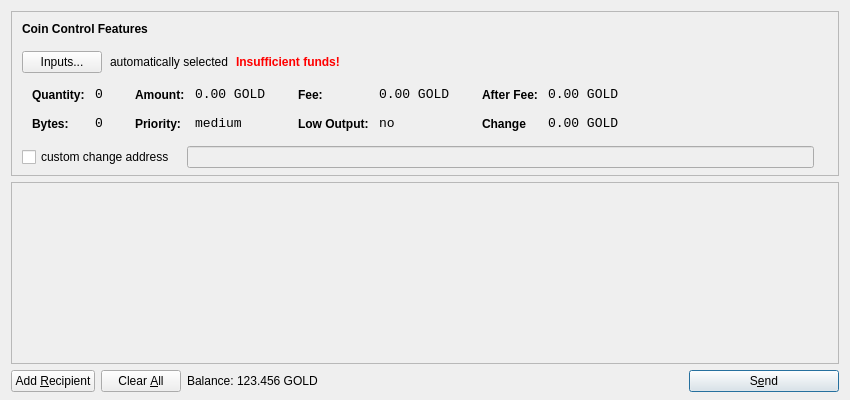
<?xml version="1.0" encoding="UTF-8"?>
<ui version="4.0">
 <class>SendCoinsDialog</class>
 <widget class="QDialog" name="SendCoinsDialog">
  <property name="geometry">
   <rect>
    <x>0</x>
    <y>0</y>
    <width>850</width>
    <height>400</height>
   </rect>
  </property>
  <property name="windowTitle">
   <string>Send Coins</string>
  </property>
  <layout class="QVBoxLayout" name="verticalLayout" stretch="0,1,0">
   <property name="bottomMargin">
    <number>8</number>
   </property>
   <item>
    <widget class="QFrame" name="frameCoinControl">
     <property name="sizePolicy">
      <sizepolicy hsizetype="Expanding" vsizetype="Expanding">
       <horstretch>0</horstretch>
       <verstretch>0</verstretch>
      </sizepolicy>
     </property>
     <property name="maximumSize">
      <size>
       <width>16777215</width>
       <height>16777215</height>
      </size>
     </property>
     <property name="frameShape">
      <enum>QFrame::StyledPanel</enum>
     </property>
     <property name="frameShadow">
      <enum>QFrame::Sunken</enum>
     </property>
     <layout class="QVBoxLayout" name="verticalLayoutCoinControl2">
      <property name="spacing">
       <number>-1</number>
      </property>
      <property name="leftMargin">
       <number>0</number>
      </property>
      <property name="topMargin">
       <number>0</number>
      </property>
      <property name="rightMargin">
       <number>0</number>
      </property>
      <property name="bottomMargin">
       <number>6</number>
      </property>
      <item>
       <layout class="QVBoxLayout" name="verticalLayoutCoinControl" stretch="0,0,0,0,1">
        <property name="spacing">
         <number>0</number>
        </property>
        <property name="leftMargin">
         <number>10</number>
        </property>
        <property name="topMargin">
         <number>10</number>
        </property>
        <item>
         <layout class="QHBoxLayout" name="horizontalLayoutCoinControl1">
          <property name="bottomMargin">
           <number>15</number>
          </property>
          <item>
           <widget class="QLabel" name="labelCoinControlFeatures">
            <property name="sizePolicy">
             <sizepolicy hsizetype="Preferred" vsizetype="Maximum">
              <horstretch>0</horstretch>
              <verstretch>0</verstretch>
             </sizepolicy>
            </property>
            <property name="font">
             <font>
              <weight>75</weight>
              <bold>true</bold>
             </font>
            </property>
            <property name="styleSheet">
             <string notr="true">font-weight:bold;</string>
            </property>
            <property name="text">
             <string>Coin Control Features</string>
            </property>
           </widget>
          </item>
         </layout>
        </item>
        <item>
         <layout class="QHBoxLayout" name="horizontalLayoutCoinControl2" stretch="0,0,0,0">
          <property name="spacing">
           <number>8</number>
          </property>
          <property name="bottomMargin">
           <number>10</number>
          </property>
          <item>
           <widget class="QPushButton" name="pushButtonCoinControl">
            <property name="styleSheet">
             <string notr="true"/>
            </property>
            <property name="text">
             <string>Inputs...</string>
            </property>
           </widget>
          </item>
          <item>
           <widget class="QLabel" name="labelCoinControlAutomaticallySelected">
            <property name="text">
             <string>automatically selected</string>
            </property>
            <property name="margin">
             <number>5</number>
            </property>
           </widget>
          </item>
          <item>
           <widget class="QLabel" name="labelCoinControlInsuffFunds">
            <property name="font">
             <font>
              <weight>75</weight>
              <bold>true</bold>
             </font>
            </property>
            <property name="styleSheet">
             <string notr="true">color:red;font-weight:bold;</string>
            </property>
            <property name="text">
             <string>Insufficient funds!</string>
            </property>
            <property name="margin">
             <number>5</number>
            </property>
           </widget>
          </item>
          <item>
           <spacer name="horizontalSpacerCoinControl">
            <property name="orientation">
             <enum>Qt::Horizontal</enum>
            </property>
            <property name="sizeHint" stdset="0">
             <size>
              <width>40</width>
              <height>1</height>
             </size>
            </property>
           </spacer>
          </item>
         </layout>
        </item>
        <item>
         <widget class="QWidget" name="widgetCoinControl" native="true">
          <property name="sizePolicy">
           <sizepolicy hsizetype="Preferred" vsizetype="Preferred">
            <horstretch>0</horstretch>
            <verstretch>0</verstretch>
           </sizepolicy>
          </property>
          <property name="minimumSize">
           <size>
            <width>0</width>
            <height>0</height>
           </size>
          </property>
          <property name="styleSheet">
           <string notr="true"/>
          </property>
          <layout class="QHBoxLayout" name="horizontalLayoutCoinControl5">
           <property name="margin">
            <number>0</number>
           </property>
           <item>
            <layout class="QHBoxLayout" name="horizontalLayoutCoinControl3" stretch="0,0,0,1">
             <property name="spacing">
              <number>20</number>
             </property>
             <property name="topMargin">
              <number>0</number>
             </property>
             <property name="bottomMargin">
              <number>10</number>
             </property>
             <item>
              <layout class="QFormLayout" name="formLayoutCoinControl1">
               <property name="horizontalSpacing">
                <number>10</number>
               </property>
               <property name="verticalSpacing">
                <number>14</number>
               </property>
               <property name="leftMargin">
                <number>10</number>
               </property>
               <property name="topMargin">
                <number>4</number>
               </property>
               <property name="rightMargin">
                <number>6</number>
               </property>
               <item row="0" column="0">
                <widget class="QLabel" name="labelCoinControlQuantityText">
                 <property name="styleSheet">
                  <string notr="true">font-weight:bold;</string>
                 </property>
                 <property name="text">
                  <string>Quantity:</string>
                 </property>
                 <property name="margin">
                  <number>0</number>
                 </property>
                </widget>
               </item>
               <item row="0" column="1">
                <widget class="QLabel" name="labelCoinControlQuantity">
                 <property name="font">
                  <font>
                   <family>Monospace</family>
                   <pointsize>10</pointsize>
                  </font>
                 </property>
                 <property name="cursor">
                  <cursorShape>IBeamCursor</cursorShape>
                 </property>
                 <property name="contextMenuPolicy">
                  <enum>Qt::ActionsContextMenu</enum>
                 </property>
                 <property name="text">
                  <string>0</string>
                 </property>
                 <property name="margin">
                  <number>0</number>
                 </property>
                 <property name="textInteractionFlags">
                  <set>Qt::LinksAccessibleByMouse|Qt::TextSelectableByKeyboard|Qt::TextSelectableByMouse</set>
                 </property>
                </widget>
               </item>
               <item row="1" column="0">
                <widget class="QLabel" name="labelCoinControlBytesText">
                 <property name="styleSheet">
                  <string notr="true">font-weight:bold;</string>
                 </property>
                 <property name="text">
                  <string>Bytes:</string>
                 </property>
                </widget>
               </item>
               <item row="1" column="1">
                <widget class="QLabel" name="labelCoinControlBytes">
                 <property name="font">
                  <font>
                   <family>Monospace</family>
                   <pointsize>10</pointsize>
                  </font>
                 </property>
                 <property name="cursor">
                  <cursorShape>IBeamCursor</cursorShape>
                 </property>
                 <property name="contextMenuPolicy">
                  <enum>Qt::ActionsContextMenu</enum>
                 </property>
                 <property name="text">
                  <string>0</string>
                 </property>
                 <property name="textInteractionFlags">
                  <set>Qt::LinksAccessibleByMouse|Qt::TextSelectableByKeyboard|Qt::TextSelectableByMouse</set>
                 </property>
                </widget>
               </item>
              </layout>
             </item>
             <item>
              <layout class="QFormLayout" name="formLayoutCoinControl2">
               <property name="horizontalSpacing">
                <number>10</number>
               </property>
               <property name="verticalSpacing">
                <number>14</number>
               </property>
               <property name="leftMargin">
                <number>6</number>
               </property>
               <property name="topMargin">
                <number>4</number>
               </property>
               <property name="rightMargin">
                <number>6</number>
               </property>
               <item row="0" column="0">
                <widget class="QLabel" name="labelCoinControlAmountText">
                 <property name="styleSheet">
                  <string notr="true">font-weight:bold;</string>
                 </property>
                 <property name="text">
                  <string>Amount:</string>
                 </property>
                 <property name="margin">
                  <number>0</number>
                 </property>
                </widget>
               </item>
               <item row="0" column="1">
                <widget class="QLabel" name="labelCoinControlAmount">
                 <property name="font">
                  <font>
                   <family>Monospace</family>
                   <pointsize>10</pointsize>
                  </font>
                 </property>
                 <property name="cursor">
                  <cursorShape>IBeamCursor</cursorShape>
                 </property>
                 <property name="contextMenuPolicy">
                  <enum>Qt::ActionsContextMenu</enum>
                 </property>
                 <property name="text">
                  <string>0.00 GOLD</string>
                 </property>
                 <property name="textInteractionFlags">
                  <set>Qt::LinksAccessibleByMouse|Qt::TextSelectableByKeyboard|Qt::TextSelectableByMouse</set>
                 </property>
                </widget>
               </item>
               <item row="1" column="0">
                <widget class="QLabel" name="labelCoinControlPriorityText">
                 <property name="styleSheet">
                  <string notr="true">font-weight:bold;</string>
                 </property>
                 <property name="text">
                  <string>Priority:</string>
                 </property>
                </widget>
               </item>
               <item row="1" column="1">
                <widget class="QLabel" name="labelCoinControlPriority">
                 <property name="font">
                  <font>
                   <family>Monospace</family>
                   <pointsize>10</pointsize>
                  </font>
                 </property>
                 <property name="cursor">
                  <cursorShape>IBeamCursor</cursorShape>
                 </property>
                 <property name="contextMenuPolicy">
                  <enum>Qt::ActionsContextMenu</enum>
                 </property>
                 <property name="text">
                  <string>medium</string>
                 </property>
                 <property name="textInteractionFlags">
                  <set>Qt::LinksAccessibleByMouse|Qt::TextSelectableByKeyboard|Qt::TextSelectableByMouse</set>
                 </property>
                </widget>
               </item>
              </layout>
             </item>
             <item>
              <layout class="QFormLayout" name="formLayoutCoinControl3">
               <property name="horizontalSpacing">
                <number>10</number>
               </property>
               <property name="verticalSpacing">
                <number>14</number>
               </property>
               <property name="leftMargin">
                <number>6</number>
               </property>
               <property name="topMargin">
                <number>4</number>
               </property>
               <property name="rightMargin">
                <number>6</number>
               </property>
               <item row="0" column="0">
                <widget class="QLabel" name="labelCoinControlFeeText">
                 <property name="styleSheet">
                  <string notr="true">font-weight:bold;</string>
                 </property>
                 <property name="text">
                  <string>Fee:</string>
                 </property>
                 <property name="margin">
                  <number>0</number>
                 </property>
                </widget>
               </item>
               <item row="0" column="1">
                <widget class="QLabel" name="labelCoinControlFee">
                 <property name="font">
                  <font>
                   <family>Monospace</family>
                   <pointsize>10</pointsize>
                  </font>
                 </property>
                 <property name="cursor">
                  <cursorShape>IBeamCursor</cursorShape>
                 </property>
                 <property name="contextMenuPolicy">
                  <enum>Qt::ActionsContextMenu</enum>
                 </property>
                 <property name="text">
                  <string>0.00 GOLD</string>
                 </property>
                 <property name="textInteractionFlags">
                  <set>Qt::LinksAccessibleByMouse|Qt::TextSelectableByKeyboard|Qt::TextSelectableByMouse</set>
                 </property>
                </widget>
               </item>
               <item row="1" column="0">
                <widget class="QLabel" name="labelCoinControlLowOutputText">
                 <property name="styleSheet">
                  <string notr="true">font-weight:bold;</string>
                 </property>
                 <property name="text">
                  <string>Low Output:</string>
                 </property>
                </widget>
               </item>
               <item row="1" column="1">
                <widget class="QLabel" name="labelCoinControlLowOutput">
                 <property name="font">
                  <font>
                   <family>Monospace</family>
                   <pointsize>10</pointsize>
                  </font>
                 </property>
                 <property name="cursor">
                  <cursorShape>IBeamCursor</cursorShape>
                 </property>
                 <property name="contextMenuPolicy">
                  <enum>Qt::ActionsContextMenu</enum>
                 </property>
                 <property name="text">
                  <string>no</string>
                 </property>
                 <property name="textInteractionFlags">
                  <set>Qt::LinksAccessibleByMouse|Qt::TextSelectableByKeyboard|Qt::TextSelectableByMouse</set>
                 </property>
                </widget>
               </item>
              </layout>
             </item>
             <item>
              <layout class="QFormLayout" name="formLayoutCoinControl4">
               <property name="horizontalSpacing">
                <number>10</number>
               </property>
               <property name="verticalSpacing">
                <number>14</number>
               </property>
               <property name="leftMargin">
                <number>6</number>
               </property>
               <property name="topMargin">
                <number>4</number>
               </property>
               <property name="rightMargin">
                <number>6</number>
               </property>
               <item row="0" column="0">
                <widget class="QLabel" name="labelCoinControlAfterFeeText">
                 <property name="styleSheet">
                  <string notr="true">font-weight:bold;</string>
                 </property>
                 <property name="text">
                  <string>After Fee:</string>
                 </property>
                 <property name="margin">
                  <number>0</number>
                 </property>
                </widget>
               </item>
               <item row="0" column="1">
                <widget class="QLabel" name="labelCoinControlAfterFee">
                 <property name="font">
                  <font>
                   <family>Monospace</family>
                   <pointsize>10</pointsize>
                  </font>
                 </property>
                 <property name="cursor">
                  <cursorShape>IBeamCursor</cursorShape>
                 </property>
                 <property name="contextMenuPolicy">
                  <enum>Qt::ActionsContextMenu</enum>
                 </property>
                 <property name="text">
                  <string>0.00 GOLD</string>
                 </property>
                 <property name="textInteractionFlags">
                  <set>Qt::LinksAccessibleByMouse|Qt::TextSelectableByKeyboard|Qt::TextSelectableByMouse</set>
                 </property>
                </widget>
               </item>
               <item row="1" column="0">
                <widget class="QLabel" name="labelCoinControlChangeText">
                 <property name="styleSheet">
                  <string notr="true">font-weight:bold;</string>
                 </property>
                 <property name="text">
                  <string>Change</string>
                 </property>
                </widget>
               </item>
               <item row="1" column="1">
                <widget class="QLabel" name="labelCoinControlChange">
                 <property name="font">
                  <font>
                   <family>Monospace</family>
                   <pointsize>10</pointsize>
                  </font>
                 </property>
                 <property name="cursor">
                  <cursorShape>IBeamCursor</cursorShape>
                 </property>
                 <property name="contextMenuPolicy">
                  <enum>Qt::ActionsContextMenu</enum>
                 </property>
                 <property name="text">
                  <string>0.00 GOLD</string>
                 </property>
                 <property name="textInteractionFlags">
                  <set>Qt::LinksAccessibleByMouse|Qt::TextSelectableByKeyboard|Qt::TextSelectableByMouse</set>
                 </property>
                </widget>
               </item>
              </layout>
             </item>
            </layout>
           </item>
          </layout>
         </widget>
        </item>
        <item>
         <layout class="QHBoxLayout" name="horizontalLayoutCoinControl4" stretch="0,0,0">
          <property name="spacing">
           <number>12</number>
          </property>
          <property name="sizeConstraint">
           <enum>QLayout::SetDefaultConstraint</enum>
          </property>
          <property name="topMargin">
           <number>5</number>
          </property>
          <property name="rightMargin">
           <number>5</number>
          </property>
          <item>
           <widget class="QCheckBox" name="checkBoxCoinControlChange">
            <property name="text">
             <string>custom change address</string>
            </property>
           </widget>
          </item>
          <item>
           <widget class="QLineEdit" name="lineEditCoinControlChange">
            <property name="enabled">
             <bool>false</bool>
            </property>
            <property name="sizePolicy">
             <sizepolicy hsizetype="Expanding" vsizetype="Fixed">
              <horstretch>0</horstretch>
              <verstretch>0</verstretch>
             </sizepolicy>
            </property>
           </widget>
          </item>
          <item>
           <widget class="QLabel" name="labelCoinControlChangeLabel">
            <property name="sizePolicy">
             <sizepolicy hsizetype="Preferred" vsizetype="Expanding">
              <horstretch>0</horstretch>
              <verstretch>0</verstretch>
             </sizepolicy>
            </property>
            <property name="minimumSize">
             <size>
              <width>0</width>
              <height>0</height>
             </size>
            </property>
            <property name="text">
             <string/>
            </property>
            <property name="margin">
             <number>3</number>
            </property>
           </widget>
          </item>
         </layout>
        </item>
        <item>
         <spacer name="verticalSpacerCoinControl">
          <property name="orientation">
           <enum>Qt::Vertical</enum>
          </property>
          <property name="sizeHint" stdset="0">
           <size>
            <width>800</width>
            <height>1</height>
           </size>
          </property>
         </spacer>
        </item>
       </layout>
      </item>
     </layout>
    </widget>
   </item>
   <item>
    <widget class="QScrollArea" name="scrollArea">
     <property name="widgetResizable">
      <bool>true</bool>
     </property>
     <widget class="QWidget" name="scrollAreaWidgetContents">
      <property name="geometry">
       <rect>
        <x>0</x>
        <y>0</y>
        <width>830</width>
        <height>165</height>
       </rect>
      </property>
      <layout class="QVBoxLayout" name="verticalLayout_2">
       <property name="margin">
        <number>0</number>
       </property>
       <item>
        <layout class="QVBoxLayout" name="entries">
         <property name="spacing">
          <number>6</number>
         </property>
        </layout>
       </item>
       <item>
        <spacer name="verticalSpacer">
         <property name="orientation">
          <enum>Qt::Vertical</enum>
         </property>
         <property name="sizeHint" stdset="0">
          <size>
           <width>20</width>
           <height>40</height>
          </size>
         </property>
        </spacer>
       </item>
      </layout>
     </widget>
    </widget>
   </item>
   <item>
    <layout class="QHBoxLayout" name="horizontalLayout">
     <item>
      <widget class="QPushButton" name="addButton">
       <property name="toolTip">
        <string>Send to multiple recipients at once</string>
       </property>
       <property name="text">
        <string>Add &amp;Recipient</string>
       </property>
       <property name="icon">
        <iconset resource="../bitcoin.qrc">
         <normaloff>:/icons/add</normaloff>:/icons/add</iconset>
       </property>
       <property name="autoDefault">
        <bool>false</bool>
       </property>
      </widget>
     </item>
     <item>
      <widget class="QPushButton" name="clearButton">
       <property name="sizePolicy">
        <sizepolicy hsizetype="Minimum" vsizetype="Fixed">
         <horstretch>0</horstretch>
         <verstretch>0</verstretch>
        </sizepolicy>
       </property>
       <property name="toolTip">
        <string>Remove all transaction fields</string>
       </property>
       <property name="text">
        <string>Clear &amp;All</string>
       </property>
       <property name="icon">
        <iconset resource="../bitcoin.qrc">
         <normaloff>:/icons/remove</normaloff>:/icons/remove</iconset>
       </property>
       <property name="autoRepeatDelay">
        <number>300</number>
       </property>
       <property name="autoDefault">
        <bool>false</bool>
       </property>
      </widget>
     </item>
     <item>
      <layout class="QHBoxLayout" name="horizontalLayout_2">
       <property name="spacing">
        <number>3</number>
       </property>
       <item>
        <widget class="QLabel" name="label">
         <property name="sizePolicy">
          <sizepolicy hsizetype="Preferred" vsizetype="Fixed">
           <horstretch>0</horstretch>
           <verstretch>0</verstretch>
          </sizepolicy>
         </property>
         <property name="text">
          <string>Balance:</string>
         </property>
        </widget>
       </item>
       <item>
        <widget class="QLabel" name="labelBalance">
         <property name="sizePolicy">
          <sizepolicy hsizetype="Preferred" vsizetype="Fixed">
           <horstretch>0</horstretch>
           <verstretch>0</verstretch>
          </sizepolicy>
         </property>
         <property name="cursor">
          <cursorShape>IBeamCursor</cursorShape>
         </property>
         <property name="text">
          <string>123.456 GOLD</string>
         </property>
         <property name="textInteractionFlags">
          <set>Qt::LinksAccessibleByMouse|Qt::TextSelectableByKeyboard|Qt::TextSelectableByMouse</set>
         </property>
        </widget>
       </item>
      </layout>
     </item>
     <item>
      <spacer name="horizontalSpacer">
       <property name="orientation">
        <enum>Qt::Horizontal</enum>
       </property>
       <property name="sizeHint" stdset="0">
        <size>
         <width>40</width>
         <height>20</height>
        </size>
       </property>
      </spacer>
     </item>
     <item>
      <widget class="QPushButton" name="sendButton">
       <property name="minimumSize">
        <size>
         <width>150</width>
         <height>0</height>
        </size>
       </property>
       <property name="toolTip">
        <string>Confirm the send action</string>
       </property>
       <property name="text">
        <string>S&amp;end</string>
       </property>
       <property name="icon">
        <iconset resource="../bitcoin.qrc">
         <normaloff>:/icons/send</normaloff>:/icons/send</iconset>
       </property>
       <property name="default">
        <bool>true</bool>
       </property>
      </widget>
     </item>
    </layout>
   </item>
  </layout>
 </widget>
 <resources>
  <include location="../bitcoin.qrc"/>
 </resources>
 <connections/>
</ui>
